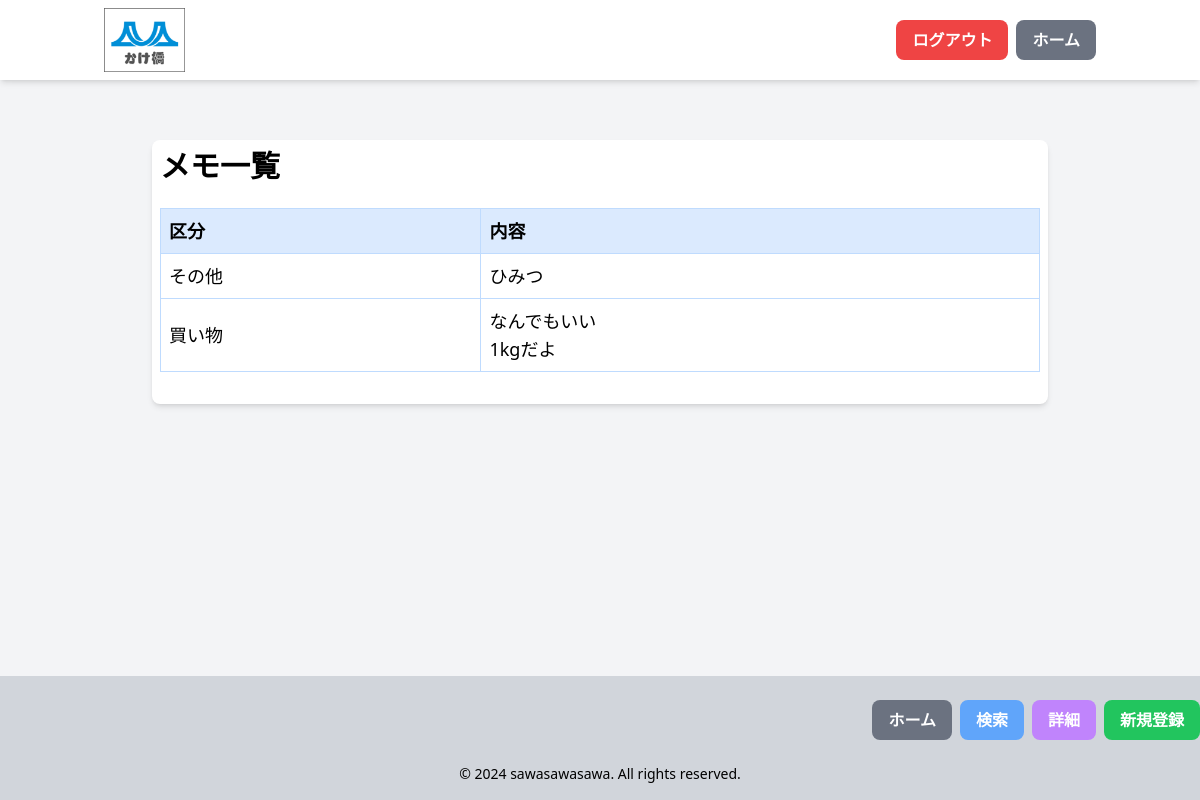
Screenshot of /memo_view.php (signed in) with the database file from the repository.
### tables this page shows
CREATE TABLE `memos` (
  `id` int(11) NOT NULL,
  `user_id` int(11) NOT NULL,
  `group_id` int(11) DEFAULT NULL,
  `category` enum('買い物','スケジュール','やること','その他') NOT NULL,
  `content` text NOT NULL,
  `is_private` tinyint(1) DEFAULT 0,
  `is_completed` tinyint(1) DEFAULT 0,
  `created_at` timestamp NOT NULL DEFAULT current_timestamp(),
  `updated_at` timestamp NOT NULL DEFAULT current_timestamp() ON UPDATE current_timestamp(),
  `importance` int(11) DEFAULT 3 COMMENT '重要度（1-5）',
  `due_date` date DEFAULT NULL COMMENT '期限日'
);

### funcs.php (called while the page is built, shortened)
<?php
function h($str){
    return htmlspecialchars($str, ENT_QUOTES);
}

### memo_view.php (the view, shortened to what this page needs)
<?php
include("funcs.php");
$pdo = db_conn();
$user_id = $_SESSION['user_id'];
$is_admin_or_editor = ($_SESSION['role'] == 'admin' || $_SESSION['role'] == 'modify');
$query = "
    SELECT m.*, u.username as creator,
    GROUP_CONCAT(DISTINCT su.username SEPARATOR ', ') as shared_with
    FROM memos m
    JOIN users u ON m.user_id = u.id
    LEFT JOIN memo_shares ms ON m.id = ms.memo_id
    LEFT JOIN users su ON ms.user_id = su.id
    WHERE m.group_id = ? AND (m.user_id = ? OR ms.user_id = ?)
";
$params = [$_SESSION['group_id'], $user_id, $user_id];
$query .= " GROUP BY m.id ORDER BY m.due_date ASC, m.importance DESC, m.is_completed, m.id DESC";
$stmt = $pdo->prepare($query);
$status = $stmt->execute($params);
if ($status == false) {
    sql_error($stmt);
} else {
    $memos = $stmt->fetchAll(PDO::FETCH_ASSOC);
}
?>
<!DOCTYPE html>
<html lang="ja" class="h-full">
<!DOCTYPE html>
<html lang="ja" class="h-full">
<head>
    <script src="https://cdn.tailwindcss.com"></script>
</head>
<?php include 'header0.php'; ?>
<body class="bg-gray-100">
    <main class="flex-grow mb-40 mt-14">
        <div class="container mx-auto mt-5 p-2 bg-white rounded-lg shadow-md max-w-4xl">
            <div class="flex flex-col sm:flex-row justify-between items-start sm:items-center mb-4 sm:mb-6">
                <h1 class="text-2xl sm:text-3xl font-bold mb-4 sm:mb-0">メモ一覧</h1>
            </div>
            <div class="overflow-x-auto">
                <table class="w-full mb-6 border-collapse border border-blue-200">
                    <thead>
                        <tr class="bg-blue-100">
                            <th class="text-left text-xs sm:text-base md:text-lg font-semibold p-2 border border-blue-200">区分</th>
                            <th class="text-left text-xs sm:text-base md:text-lg font-semibold p-2 border border-blue-200">内容</th>
                        </tr>
                    </thead>
                    <tbody>
                        <?php if (count($memos) > 0) : ?>
                            <?php foreach ($memos as $memo) : ?>
                                <tr class="hover:bg-blue-100 transition-colors duration-200">
                                    <td class="text-xs sm:text-base md:text-lg p-2 border border-blue-200"><?= h($memo['category']) ?></td>
                                    <td class="text-xs sm:text-base md:text-lg p-2 border border-blue-200 whitespace-pre-wrap"><?= h($memo['content']) ?></td>
                                </tr>
                            <?php endforeach; ?>
                        <?php else : ?>
                            <tr>
                                <td colspan="<?= $is_admin_or_editor ? 5 : 4 ?>" class="text-xs sm:text-base md:text-lg p-2 border border-blue-200 text-center">メモがありません。</td>
                            </tr>
                        <?php endif; ?>
                    </tbody>
                </table>
            </div>
        </div>
    </main>
</body>
<?php include 'footer_memo.php'; ?>
</html>

### memo_view.php (style rules this page uses)
body { display: flex; flex-direction: column; min-height: 100vh; }
main { flex: 1 0 auto; padding-top: 64px; padding-bottom: 64px; }

### rows the page displays
memos: category "その他", content "ひみつ"
memos: category "買い物", content "なんでもいい 1kgだよ"
